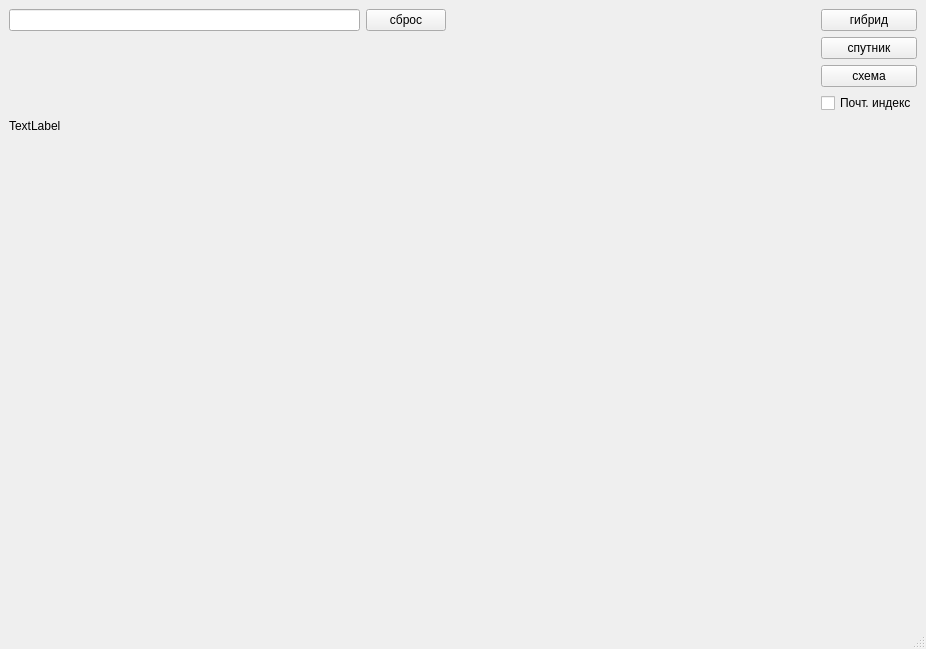
<?xml version="1.0" encoding="UTF-8"?>
<ui version="4.0">
 <class>MainWindow</class>
 <widget class="QMainWindow" name="MainWindow">
  <property name="geometry">
   <rect>
    <x>0</x>
    <y>0</y>
    <width>926</width>
    <height>649</height>
   </rect>
  </property>
  <property name="windowTitle">
   <string>Отображение карты</string>
  </property>
  <widget class="QWidget" name="centralwidget">
   <layout class="QGridLayout" name="gridLayout">
    <item row="0" column="5">
     <widget class="QPushButton" name="g_layer3">
      <property name="text">
       <string>гибрид</string>
      </property>
     </widget>
    </item>
    <item row="4" column="0">
     <widget class="QLabel" name="g_map">
      <property name="text">
       <string>TextLabel</string>
      </property>
     </widget>
    </item>
    <item row="1" column="5">
     <widget class="QPushButton" name="g_layer2">
      <property name="text">
       <string>спутник</string>
      </property>
     </widget>
    </item>
    <item row="0" column="1">
     <widget class="QPushButton" name="g_reset">
      <property name="text">
       <string>сброс</string>
      </property>
     </widget>
    </item>
    <item row="6" column="0">
     <spacer name="g_spacer2">
      <property name="orientation">
       <enum>Qt::Vertical</enum>
      </property>
      <property name="sizeHint" stdset="0">
       <size>
        <width>20</width>
        <height>40</height>
       </size>
      </property>
     </spacer>
    </item>
    <item row="5" column="0">
     <widget class="QLabel" name="inform_map">
      <property name="text">
       <string/>
      </property>
     </widget>
    </item>
    <item row="2" column="5">
     <widget class="QPushButton" name="g_layer1">
      <property name="text">
       <string>схема</string>
      </property>
     </widget>
    </item>
    <item row="4" column="1" rowspan="3" colspan="5">
     <spacer name="verticalSpacer">
      <property name="orientation">
       <enum>Qt::Vertical</enum>
      </property>
      <property name="sizeHint" stdset="0">
       <size>
        <width>20</width>
        <height>40</height>
       </size>
      </property>
     </spacer>
    </item>
    <item row="0" column="2" rowspan="3">
     <spacer name="g_spacer1">
      <property name="orientation">
       <enum>Qt::Horizontal</enum>
      </property>
      <property name="sizeType">
       <enum>QSizePolicy::Expanding</enum>
      </property>
      <property name="sizeHint" stdset="0">
       <size>
        <width>40</width>
        <height>20</height>
       </size>
      </property>
     </spacer>
    </item>
    <item row="0" column="0">
     <widget class="QLineEdit" name="g_search"/>
    </item>
    <item row="3" column="5">
     <widget class="QCheckBox" name="g_index">
      <property name="text">
       <string>Почт. индекс</string>
      </property>
     </widget>
    </item>
   </layout>
  </widget>
  <widget class="QMenuBar" name="menubar">
   <property name="geometry">
    <rect>
     <x>0</x>
     <y>0</y>
     <width>926</width>
     <height>43</height>
    </rect>
   </property>
  </widget>
  <widget class="QStatusBar" name="statusbar"/>
 </widget>
 <resources/>
 <connections/>
</ui>
